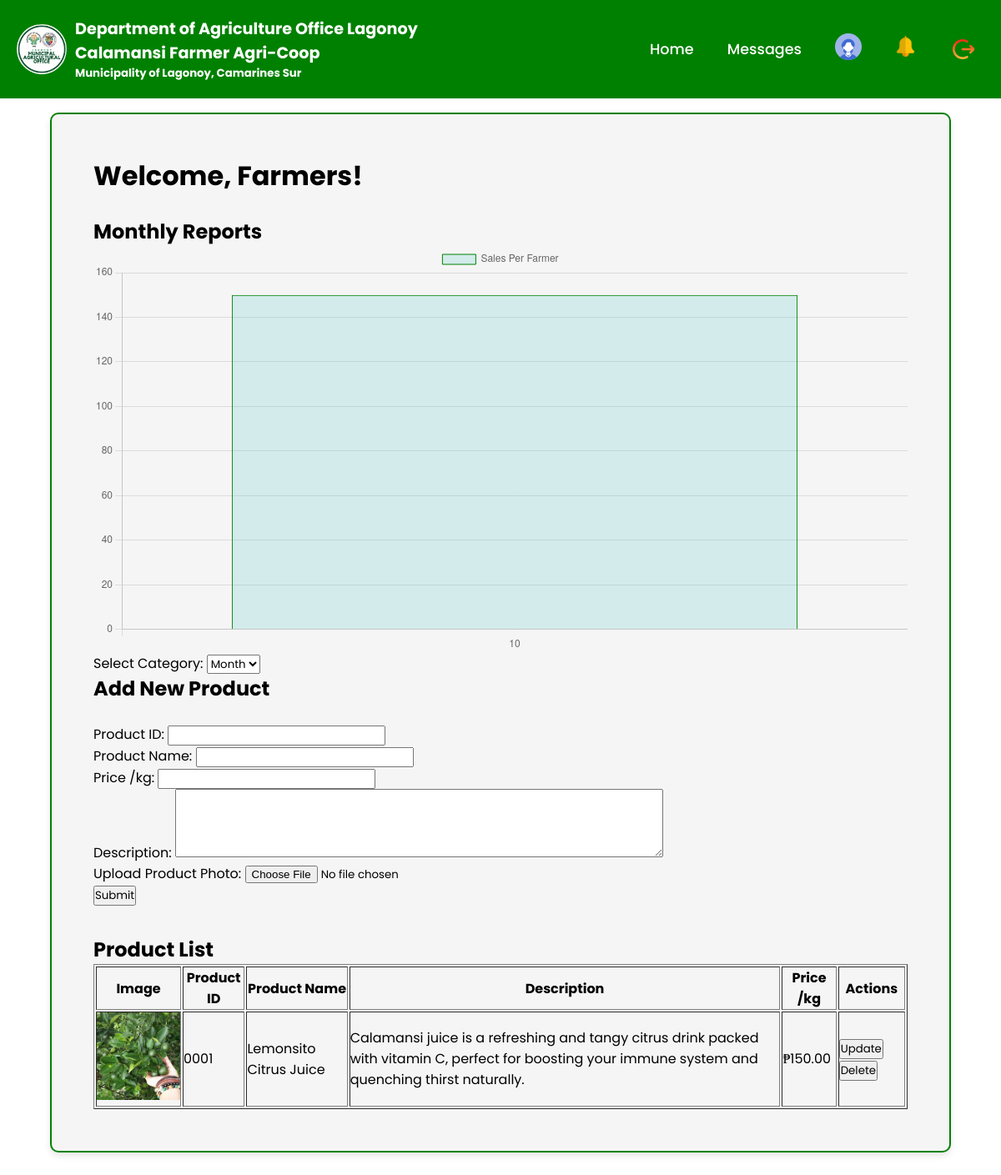
The page /seller_dashboard.php (signed in) on the database its author committed.
### tables this page shows
CREATE TABLE `products` (
  `id` int(11) NOT NULL,
  `product_id` varchar(50) DEFAULT NULL,
  `product_name` varchar(100) DEFAULT NULL,
  `description` text DEFAULT NULL,
  `price` decimal(10, 2) DEFAULT NULL,
  `posting_date` date DEFAULT NULL,
  `product_photo` blob DEFAULT NULL,
  `user_id` int(11) NOT NULL
);

### seller_dashboard.php (the view, shortened to what this page needs)
<?php
require 'layout/header.php';
$sql = "SELECT SUM(total_price) as total_sales, MONTH(order_date) as month FROM orders WHERE order_status = 'Paid' GROUP BY MONTH(order_date)";
$query = mysqli_query($connection, $sql);
$months = [];
$sales = [];
while ($row = mysqli_fetch_assoc($query)) {
    $months[] = $row['month'];
    $sales[] = $row['total_sales'];
}
$years = [];
$yearly_sales = [];
$sql = "SELECT SUM(total_price) as total_sales, YEAR(order_date) as year FROM orders WHERE order_status = 'Paid' GROUP BY YEAR(order_date)";
$query = mysqli_query($connection, $sql);
while ($row = mysqli_fetch_assoc($query)) {
    $years[] = $row['year'];
    $yearly_sales[] = $row['total_sales'];
}
?>
<main>
    <h1>Welcome, Farmers!</h1><br>
    <?php if (count($months) > 0) : ?>
        <div id="month">
            <div class="chart">
                <h2>Monthly Reports</h2>
                <canvas id="myChart"></canvas>
            </div>
        </div>
        <div class="category">
            <label for="category">Select Category:</label>
            <select id="category" onchange="changeCategory()">
                <option value="month">Month</option>
            </select>
        </div>
    <?php endif; ?>
    <h2>Add New Product</h2><br>
    <form action="save_product.php" method="POST" enctype="multipart/form-data" onsubmit="return confirm('Are you sure you want to submit this form?');">
        <div class="form-group">
            <label for="productId">Product ID:</label>
            <input type="text" id="productId" name="productId" required>
        </div>
        <div class="form-group">
            <label for="productName">Product Name:</label>
            <input type="text" id="productName" name="productName" required>
        </div>
        <div class="form-group">
            <label for="price">Price /kg:</label>
            <input type="number" min="0" id="price" name="price" required>
        </div>
        <div class="form-group">
            <label for="productDescription">Description:</label>
            <textarea id="productDescription" name="productDescription" rows="4" cols="50" required></textarea>
        </div>
        <div class="form-group full-width">
            <label for="productPhoto">Upload Product Photo:</label>
            <input type="file" id="productPhoto" name="productPhoto" accept="image/*" required>
        </div>
        <div class="form-group full-width">
            <button type="submit">Submit</button><br>
        </div>
    </form>
    <h2><br>Product List</h2>
    <div class="product-list">
        <?php
        $user_id = $_SESSION['user_id'];
        $stmt = $connection->prepare("SELECT * FROM products WHERE user_id = ?");
        $stmt->bind_param("i", $user_id);
        $stmt->execute();
        $result = $stmt->get_result();
        if ($result->num_rows > 0) {
            echo '<table border="1">';
            echo '<thead>
                        <tr>
                            <th>Image</th>
                            <th>Product ID</th>
                            <th>Product Name</th>
                            <th>Description</th>
                            <th>Price /kg</th>
                            <th>Actions</th>
                        </tr>
                      </thead>';
            echo '<tbody>';
            while ($row = $result->fetch_assoc()) {
        ?>
                <tr>
                    <td><img src="<?php echo htmlspecialchars($row['product_photo']); ?>" alt="Product Image" width="100"></td>
                    <td><?php echo htmlspecialchars($row['product_id']); ?></td>
                    <td><?php echo htmlspecialchars($row['product_name']); ?></td>
                    <td><?php echo htmlspecialchars($row['description']); ?></td>
                    <td>₱<?php echo htmlspecialchars($row['price']); ?></td>
                    <td>
                        <form action="product_update.php" method="POST" style="display: inline;">
                            <button type="submit" class="update-btn">Update</button>
                        </form>
                        <form action="delete_product.php" method="POST" style="display: inline;">
                            <button type="submit" onclick="return confirm('Are you sure you want to delete this product?');" class="delete-btn">Delete</button>
                        </form>
                    </td>
                </tr>
        <?php
            }
            echo '</tbody>';
            echo '</table>';
        } else {
            echo "<p>No products found.</p>";
        }
        ?>
    </div>
</main>
<script>
    function confirmLogout() {
        var confirmAction = confirm("Are you sure you want to log out?");
        if (confirmAction) {
            window.location.href = "logout.php";
        }
    }
    //code for the button that change the category if year or month
    function changeCategory() {
        var category = document.getElementById("category").value;
        if (category == "month") {
            document.getElementById("month").style.display = "block";
            document.getElementById("year").style.display = "none";
        } else {
            document.getElementById("month").style.display = "none";
            document.getElementById("year").style.display = "block";
        }
    }
    // Chart.js Code
    document.addEventListener("DOMContentLoaded", function() {
        var ctx = document.getElementById('myChart').getContext('2d');
        var myChart = new Chart(ctx, {
            type: 'bar', // You can change this to 'line', 'pie', etc.
            data: {
                labels: <?php echo json_encode($months); ?>,
                datasets: [{
                    label: 'Sales Per Farmer',
                    data: <?php echo json_encode($sales); ?>,
                    backgroundColor: 'rgba(75, 192, 192, 0.2)',
                    borderColor: 'green',
                    borderWidth: 1
                }]
            },
            options: {
                scales: {
                    y: {
                        beginAtZero: true
                    }
                }
            }
        });
        var ctx2 = document.getElementById('yearlyChart').getContext('2d');
        var myChart2 = new Chart(ctx2, {
            type: 'bar', // You can change this to 'line', 'pie', etc.
            data: {
                labels: <?php echo json_encode($years); ?>,
                datasets: [{
                    label: 'Sales Per Farmer',
                    data: <?php echo json_encode($yearly_sales); ?>,
                    backgroundColor: 'rgba(75, 192, 192, 0.2)',
                    borderColor: 'green',
                    borderWidth: 1
                }]
            },
            options: {
                scales: {
                    y: {
                        beginAtZero: true
                    }
                }
            }
        });
    });
</script>
</body>
</html>

### css/style5.css (style rules this page uses)
* { margin: 0; padding: 0; box-sizing: border-box; text-decoration: none; font-family: 'Poppins', sans-serif; }
.h { display: flex; align-items: center; justify-content: center; min-height: 100vh; background: white-smoke; padding: 0 10px; overflow: auto; }

### layout/header.php (style rules this page uses)
* { margin: 0; padding: 0; box-sizing: border-box; font-family: 'Poppins', 'Century Schoolbook'; }
body { background-color: white; }
main { background-color: whitesmoke; padding: 50px; border-radius: 10px; box-shadow: 0 4px 8px rgba(0, 0, 0, 0.1); margin: 135px 50px; width: auto; min-width: 500px; max-width: 1500px; border: 2px solid green; overflow: auto; }

### rows shown on the page
products: product_photo (picture), product "0001", product_name "Lemonsito Citrus Juice", description "Calamansi juice is a refreshing and tangy citrus drink packed with vitamin C, perfect for boosting your immune system and quenching thirst naturally.", price "150.00"

### other values the page prints
chart data {{ json_encode($months) }} ["10"]
chart data {{ json_encode($sales) }} ["150.00"]
